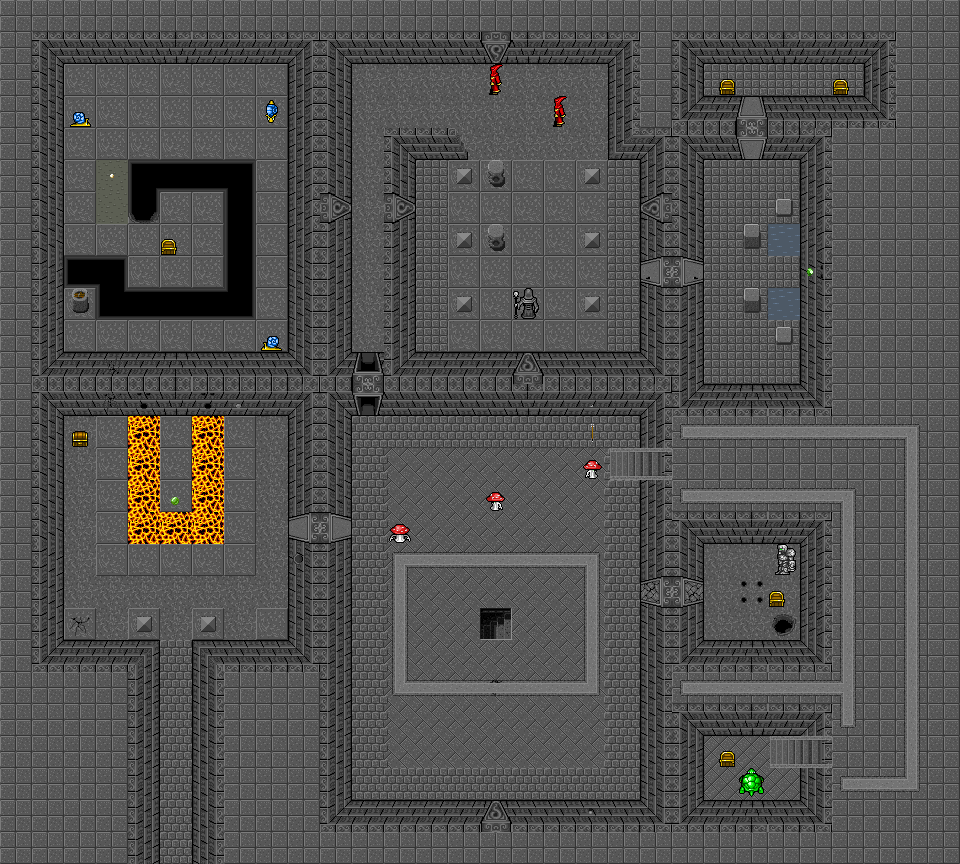

This game map was drawn from its Tiled (.tmx) file and the tilesets committed beside it. A one-line description and the trimmed map source follow:
An orthogonal 30x27 tile map with 32x32 px tiles, 19 tile layers (static, doors, traps, obstacles, ...).

<map version="1.0" tiledversion="1.1.2" orientation="orthogonal" renderorder="right-down" width="30" height="27" tilewidth="32" tileheight="32" infinite="0" nextobjectid="1">
 <tileset firstgid="1" source="underworld_load-atlas-32x32.tsx" />
 <layer name="static" width="30" height="27">
  <data>[810 cells, 810 non-empty, 23 distinct tile ids]</data>
 </layer>
 <layer name="doors" width="30" height="27">
  <data>[810 cells, 10 non-empty, 2 distinct tile ids]</data>
 </layer>
 <layer name="traps" width="30" height="27">
  <data>[810 cells, 4 non-empty, 2 distinct tile ids]</data>
 </layer>
 <layer name="obstacles" width="30" height="27">
  <data>[810 cells, 66 non-empty, 13 distinct tile ids]</data>
 </layer>
 <layer name="warps" width="30" height="27">
  <data>[810 cells, 1 non-empty, 1 distinct tile ids]</data>
 </layer>
 <layer name="switches" width="30" height="27">
  <data>[810 cells, 1 non-empty, 1 distinct tile ids]</data>
 </layer>
 <layer name="buttons" width="30" height="27">
  <data>[810 cells, 3 non-empty, 2 distinct tile ids]</data>
 </layer>
 <layer name="keyholes" width="30" height="27">
  <data>[810 cells, 2 non-empty, 1 distinct tile ids]</data>
 </layer>
 <layer name="item slots" width="30" height="27">
  <data>[810 cells, 1 non-empty, 1 distinct tile ids]</data>
 </layer>
 <layer name="bombable" width="30" height="27">
  <data>[810 cells, 6 non-empty, 3 distinct tile ids]</data>
 </layer>
 <layer name="stairs DN left" width="30" height="27">
  <data>[810 cells, 4 non-empty, 2 distinct tile ids]</data>
 </layer>
 <layer name="movable" width="30" height="27">
  <data>[810 cells, 1 non-empty, 1 distinct tile ids]</data>
 </layer>
 <layer name="holes" width="30" height="27">
  <data>[810 cells, 16 non-empty, 8 distinct tile ids]</data>
 </layer>
 <layer name="decor" width="30" height="27">
  <data>[810 cells, 37 non-empty, 5 distinct tile ids]</data>
 </layer>
 <layer name="items" width="30" height="27">
  <data>[810 cells, 4 non-empty, 4 distinct tile ids]</data>
 </layer>
 <layer name="chests" width="30" height="27">
  <data>[810 cells, 5 non-empty, 2 distinct tile ids]</data>
 </layer>
 <layer name="trap springs" width="30" height="27">
  <data>[810 cells, 1 non-empty, 1 distinct tile ids]</data>
 </layer>
 <layer name="enemies" width="30" height="27">
  <data>[810 cells, 12 non-empty, 12 distinct tile ids]</data>
 </layer>
 <layer name="projectiles" width="30" height="27">
  <data>[810 cells, 1 non-empty, 1 distinct tile ids]</data>
 </layer>
</map>